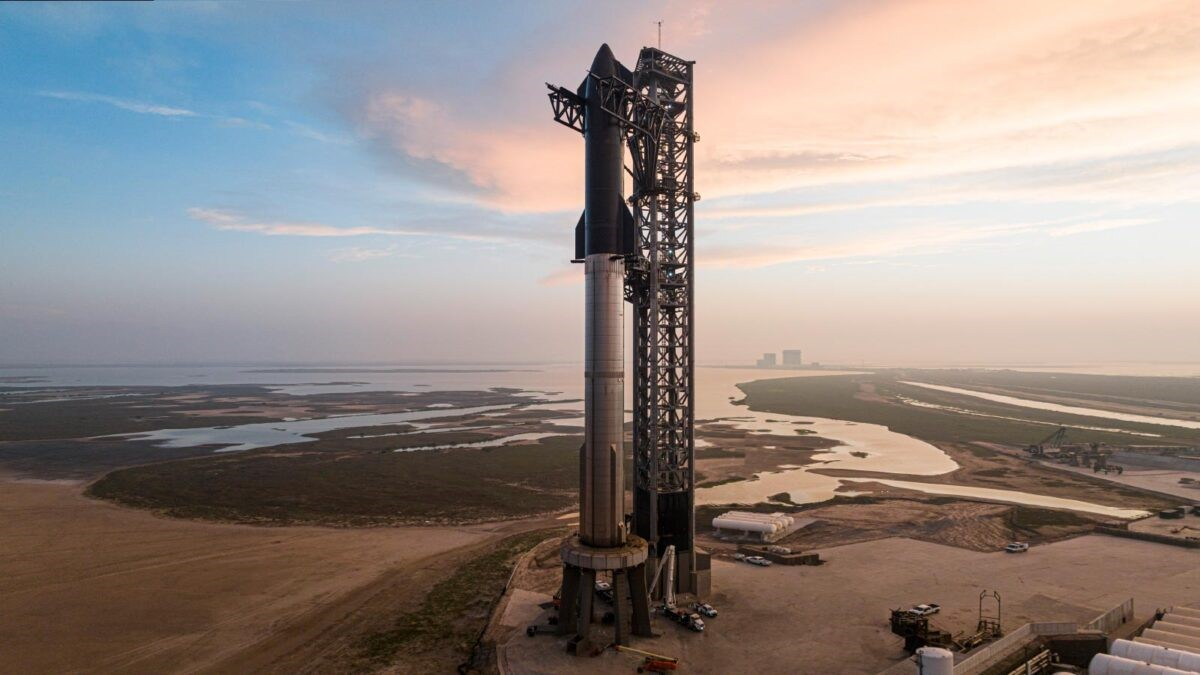
#> input picture Computer_Vision/Python/img/starship.jpg, 1200 x 675 px, found by its file name
$ python ch03-01.py
#> lines starting #> are read from the running program, lines starting #| are printed output that depends on the picture
# 가장 기본적인 opencv 이미지 읽어오기 및 출력
import cv2 as cv
import sys

img = cv.imread("/home/kimhoyun/CS_Study/Computer_Vision/Python/img/starship.jpg")
#> img is the input picture: shape (675, 1200, 3); mean B, G, R 132.3, 136.7, 146.4

if img is None:
    sys.exit("파일을 찾을 수 없습니다.")

cv.imshow("Image", img)
cv.imshow("Upper Left Half", img[0:img.shape[0]//2, 0:img.shape[1]//2,:])
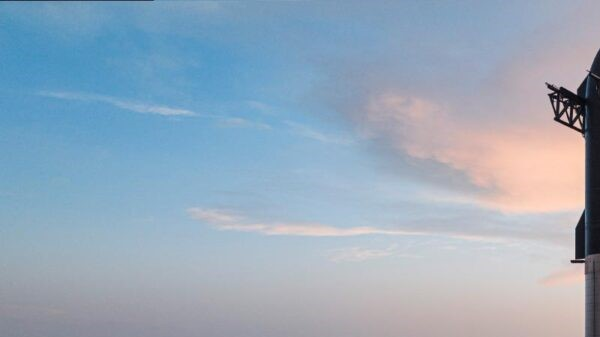
#> window 'Upper Left Half': shape (337, 600, 3); mean B, G, R 187.8, 169.8, 151
cv.imshow("Center Half", img[img.shape[0]//4:3*img.shape[0]//4, img.shape[1]//4:3*img.shape[1]//4, :])
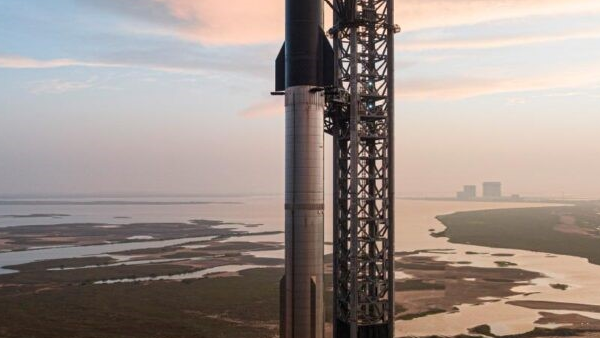
#> window 'Center Half': shape (338, 600, 3); mean B, G, R 138.1, 144.1, 156.7

cv.imshow("R Channel", img[:,:,2])
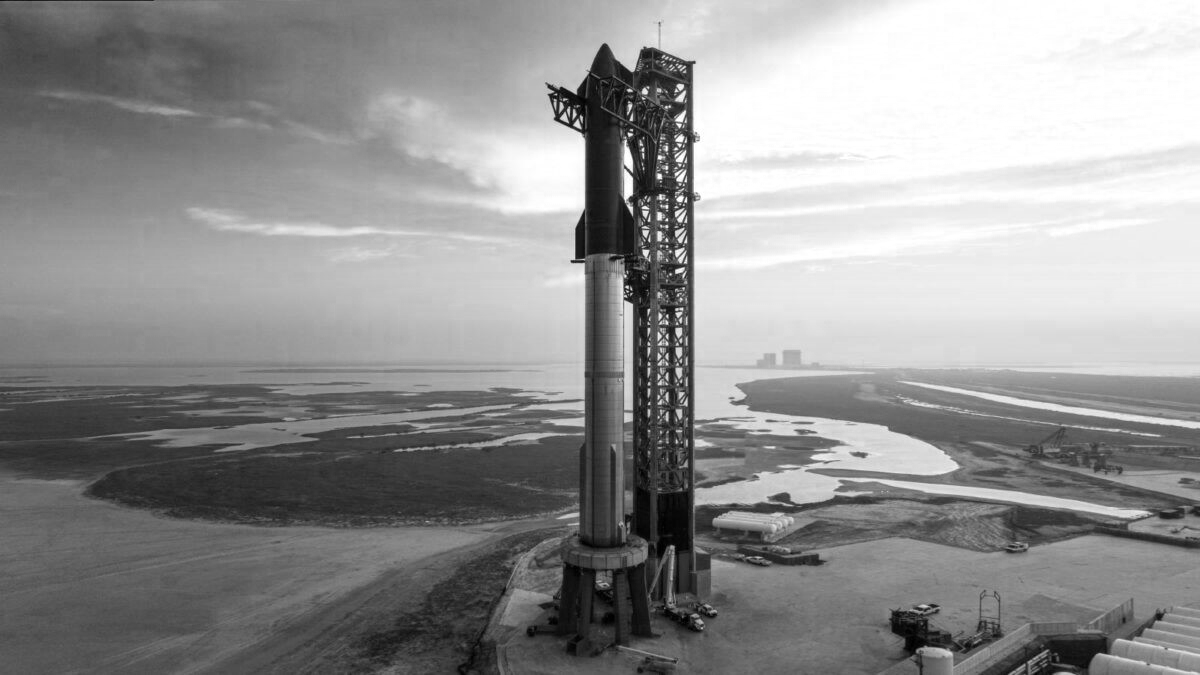
#> window 'R Channel': shape (675, 1200); min 0, max 255, mean 146.4
cv.imshow("G Channel", img[:,:,1])
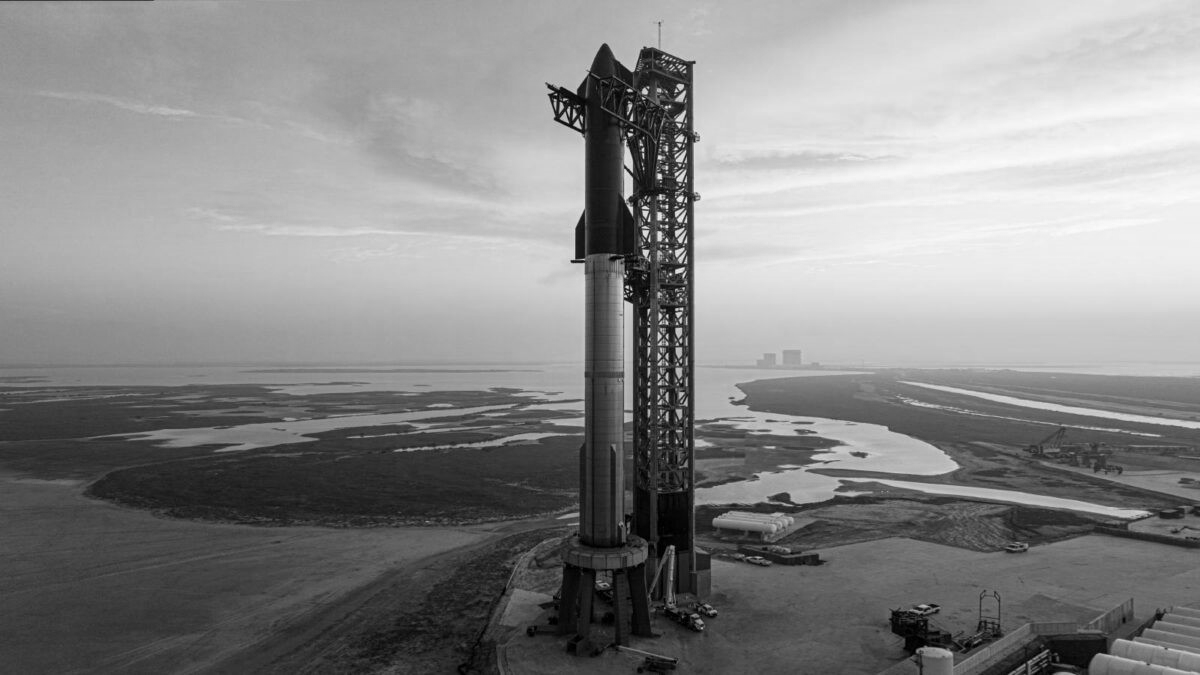
#> window 'G Channel': shape (675, 1200); min 0, max 251, mean 136.7
cv.imshow("B Channel", img[:,:,0])
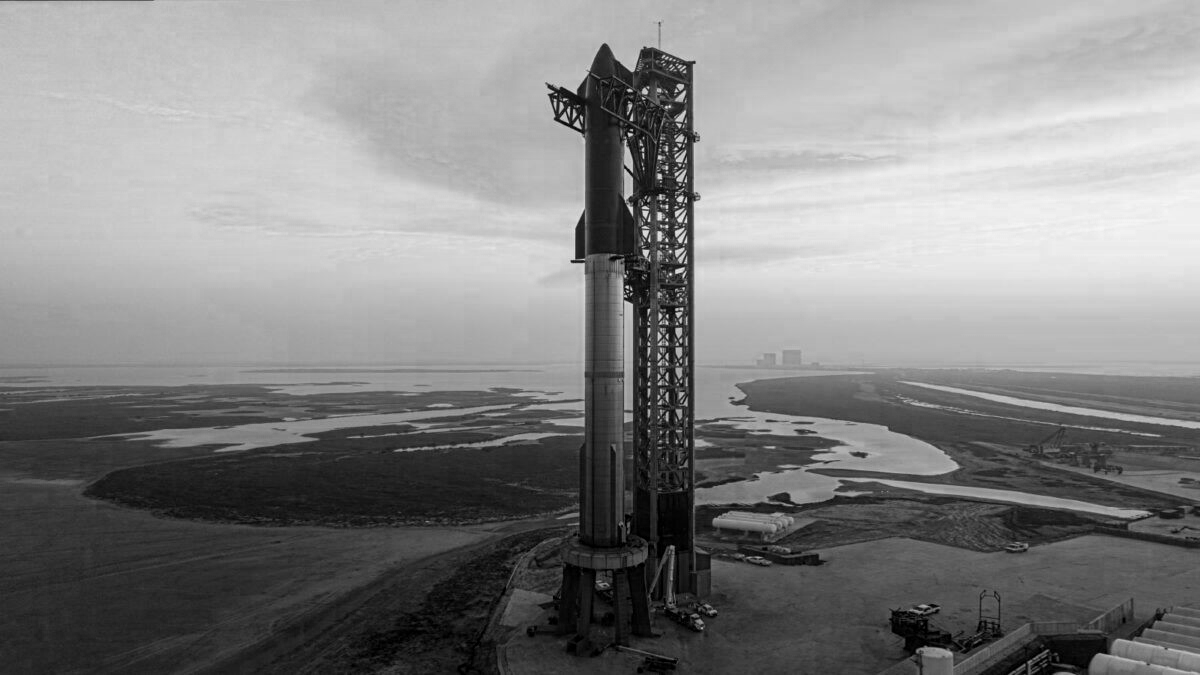
#> window 'B Channel': shape (675, 1200); min 0, max 255, mean 132.3

cv.waitKey(0)
cv.destroyAllWindows()
# 이미지의 특정 부분을 잘라내어 출력하는 방법
